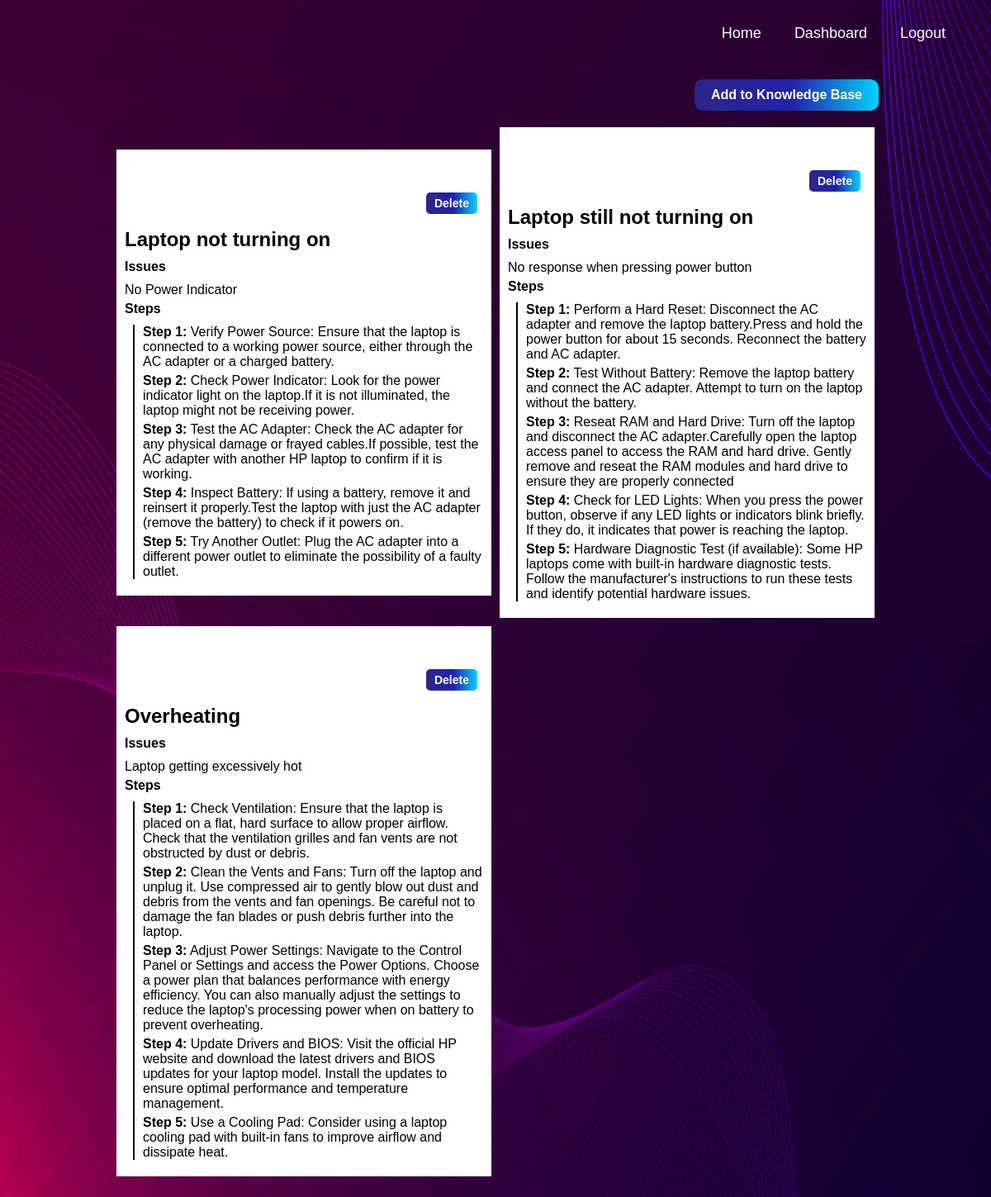
Screenshot of /dashboard (signed in) with the database file from the repository.
### models.py (models this page shows, shortened)
class Solution(db.Model):
    __tablename__ = "solutions"
    id = db.Column(db.Integer, primary_key = True)
    name = db.Column(db.String)
    issues = db.relationship("Issue",secondary=issue_solution,backref="solutions")
    steps = db.relationship('Step', backref='solutions')

class Issue(db.Model):
    __tablename__ = "issues"
    id = db.Column(db.Integer, primary_key = True)
    title = db.Column(db.String)

class Step(db.Model):
    __tablename__ = "steps"
    id = db.Column(db.Integer, primary_key = True)
    solution_id = db.Column(db.Integer,db.ForeignKey('solutions.id'))
    step = db.Column(db.String)
    order = db.Column(db.Integer)

### app.py (the view)
@app.route("/dashboard")
def dashboard():
    if not "user" in session:
        flash("You are not an expert","error")
        return redirect(url_for("login"))
    context = {}
    user = models.Admin.query.filter_by(id = session['user']).first()
    context['user'] = user
    solutions = models.Solution.query.all()
    context['solutions'] = solutions
    return render_template("dashboard.html",**context)

### templates/dashboard.html
{% extends 'base.html' %}
{% block content %}
<div class="container">
    <div class="header flex-end">
        <a href="{{url_for('add_knowledge')}}" class="site-button">Add to Knowledge Base</a>
    </div>
    <div class="page-content">
        <div class="boot-row">
            {% for object in solutions %}
            <div class="col-6">
                <div class="page-box">
                    <div class="delete-section flex-end"><form action="{{url_for('delete_solution',id=object.id)}}" method="post"><button type="submit" class="small-site-button">Delete</button></form></div>
                    <h2>{{object.name}}</h2>
                    <div class="issues-box">
                        <h4>Issues</h4>
                        <ul>
                            {% for issue in object.issues %}
                            <li>{{issue.title}}</li>
                            {% endfor %}
                        </ul>
                    </div>
                    <div class="steps-box">
                        <h4>Steps</h4>
                        <ul>
                            {% for step in object.steps %}
                            <li><strong>Step {{step.order}}:</strong> {{step.step}}</li>
                            {% endfor %}
                        </ul>
                    </div>
                </div>
            </div>
            {% endfor %}
        </div>
    </div>
</div>
{% endblock %}

### templates/base.html (shortened to what this page needs)
<!DOCTYPE html>
<html>
<head>
    <link rel="stylesheet" href="{{ url_for('static', filename='style.css') }}">
</head>
<body>
    <div class="navigation">
        <ul class="nav-list">
            <li>
                <a href="{{url_for('index')}}" class="nav-link">Home</a>
            </li>
            {% if not "user" in session %}
            <li>
                <a href="{{url_for('signup')}}" class="nav-link">Create Account</a>
            </li>
            <li>
                <a href="{{url_for('login')}}" class="nav-link">Login</a>
            </li>
            {% else %}
            <li>
                <a href="{{url_for('dashboard')}}" class="nav-link">Dashboard</a>
            </li>
            <li>
                <a href="{{url_for('logout')}}" class="nav-link">Logout</a>
            </li>
            {% endif %}
        </ul>
    </div>
    <div class="flash-messages">
    </div>
    <div>
        {% block content %}
        {% endblock %}
    </div>
</body>
</html>

### static/style.css (style rules this page uses)
* { margin: 0; padding: 0; box-sizing: border-box; font-family: "Poppins", sans-serif; }
body { font-family: Arial, sans-serif; margin: 20px; background: url("bg.jpg"); background-repeat: no-repeat; background-size: cover; }
h1,h2,h3,h4,h5,h6 { color: #ffffff; margin-bottom: 10px; }
form { margin-top: 20px; }
label, select, button { font-size: 18px; margin: 7px; }
button { padding: 20px; color: white; background: rgb(44,38,138); background: linear-gradient(90deg, rgba(44,38,138,1) 0%, rgba(33,33,170,1) 53%, rgba(0,212,255,1) 100%); border: none; outline: none; border-radius: 10px; cursor: pointer; transition: 0.5s; }
.boot-row { display: flex; flex-wrap: wrap; flex-direction: row; align-items: center; }
.flex-end { display: flex; align-items: center; justify-content: flex-end; }
.col-6 { width: 50%; padding-left: 5px; padding-right: 5px; padding-top: 5px; padding-bottom: 5px; }
.site-button { display: inline-block; padding: 10px 20px; color: white; background: rgb(44,38,138); background: linear-gradient(90deg, rgba(44,38,138,1) 0%, rgba(33,33,170,1) 53%, rgba(0,212,255,1) 100%); border: none; outline: none; border-radius: 10px; cursor: pointer; transition: 0.5s; font-weight: bold; text-decoration: none; }
.small-site-button { display: inline-block; padding: 5px 10px; font-size: 14px; text-decoration: none; color: white; background: rgb(44,38,138); background: linear-gradient(90deg, rgba(44,38,138,1) 0%, rgba(33,33,170,1) 53%, rgba(0,212,255,1) 100%); border: none; outline: none; border-radius: 5px; cursor: pointer; transition: 0.5s; font-weight: bold; }
.container { width: 80%; margin: auto; }
.navigation { display: flex; justify-content: flex-end; padding: 10px 15px; }
.navigation ul { display: flex; list-style: none; }
.nav-link { font-size: 18px; color: white; text-decoration: none; padding: 15px 20px; transition: 2s; }
.header { padding: 15px 0; }
.delete-section { padding: 10px 0; }
.page-box { padding: 15px 10px; background-color: white; }
.page-box h2 { color: black; }
.issues-box h4 { color: black; }
.issues-box ul { list-style: none; }
.issues-box ul li { margin-bottom: 5px; }
.steps-box h4 { color: black; }
.steps-box ul { list-style: none; margin-left: 10px; border-left: 2px solid black; padding-left: 10px; }
.steps-box ul li { margin-bottom: 5px; }
.flash-messages { font-size: 18px; padding: 10px; }

### rows the page displays
Solution: name "Laptop not turning on"
Issue: title "No Power Indicator"
Step: order "1", step "Verify Power Source: Ensure that the laptop is connected to a working power source, either through the AC adapter or a charged battery."
Step: order "2", step "Check Power Indicator: Look for the power indicator light on the laptop.If it is not illuminated, the laptop might not be receiving power."
Step: order "3", step "Test the AC Adapter: Check the AC adapter for any physical damage or frayed cables.If possible, test the AC adapter with another HP laptop to confirm if it is working."
Step: order "4", step "Inspect Battery: If using a battery, remove it and reinsert it properly.Test the laptop with just the AC adapter (remove the battery) to check if it powers on."
Step: order "5", step "Try Another Outlet: Plug the AC adapter into a different power outlet to eliminate the possibility of a faulty outlet."
Solution: name "Laptop still not turning on"
Issue: title "No response when pressing power button"
Step: order "1", step "Perform a Hard Reset: Disconnect the AC adapter and remove the laptop battery.Press and hold the power button for about 15 seconds. Reconnect the battery and AC adapter."
Step: order "2", step "Test Without Battery: Remove the laptop battery and connect the AC adapter. Attempt to turn on the laptop without the battery."
Step: order "3", step "Reseat RAM and Hard Drive: Turn off the laptop and disconnect the AC adapter.Carefully open the laptop access panel to access the RAM and hard drive. Gently remove and reseat the RAM modules and hard drive to ensure they are properly connected"
Step: order "4", step "Check for LED Lights: When you press the power button, observe if any LED lights or indicators blink briefly. If they do, it indicates that power is reaching the laptop."
Step: order "5", step "Hardware Diagnostic Test (if available): Some HP laptops come with built-in hardware diagnostic tests. Follow the manufacturer's instructions to run these tests and identify potential hardware issues."
Solution: name "Overheating"
Issue: title "Laptop getting excessively hot"
Step: order "1", step "Check Ventilation: Ensure that the laptop is placed on a flat, hard surface to allow proper airflow. Check that the ventilation grilles and fan vents are not obstructed by dust or debris."
Step: order "2", step "Clean the Vents and Fans: Turn off the laptop and unplug it. Use compressed air to gently blow out dust and debris from the vents and fan openings. Be careful not to damage the fan blades or push debris further into the laptop."
Step: order "3", step "Adjust Power Settings: Navigate to the Control Panel or Settings and access the Power Options. Choose a power plan that balances performance with energy efficiency. You can also manually adjust the settings to reduce the laptop's processing power when on battery to prevent overheating."
Step: order "4", step "Update Drivers and BIOS: Visit the official HP website and download the latest drivers and BIOS updates for your laptop model. Install the updates to ensure optimal performance and temperature management."
Step: order "5", step "Use a Cooling Pad: Consider using a laptop cooling pad with built-in fans to improve airflow and dissipate heat."
